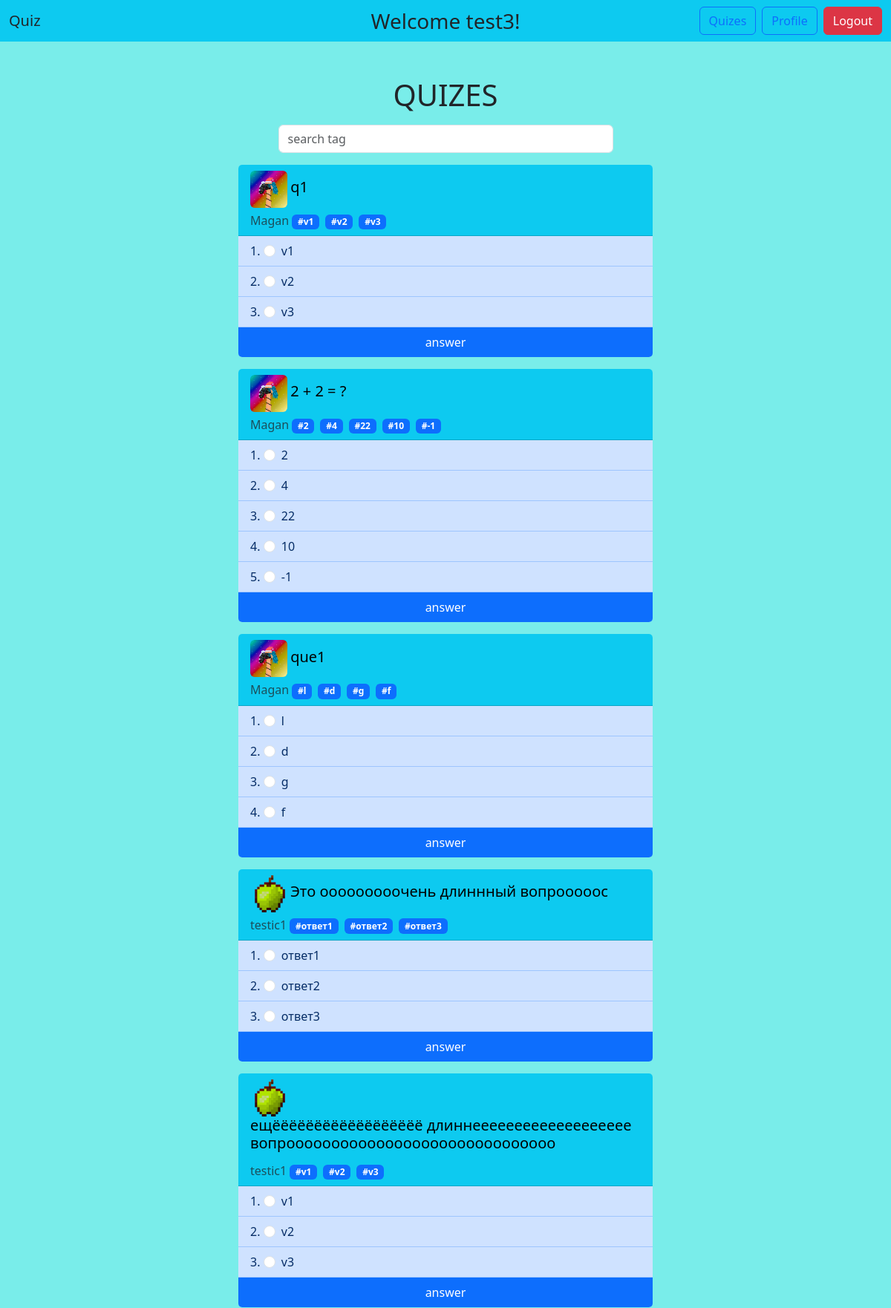
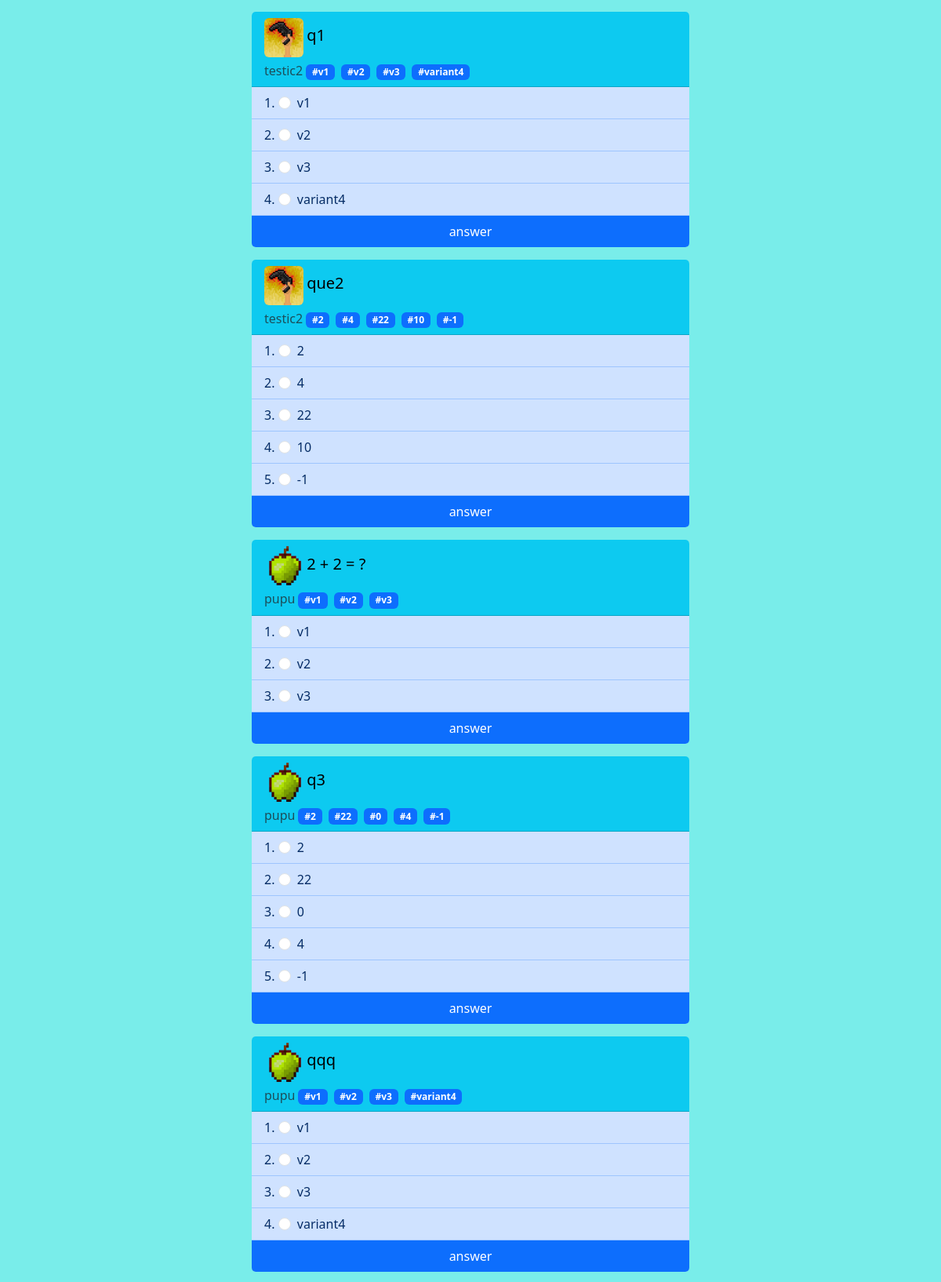
The app's page /quizes (signed in, upper part) with its own data (2 pictures, top to bottom).
### account/models.py (models this page shows, shortened)
class MyUser(AbstractUser):
    avatar = models.ImageField(upload_to='')

class Quiz(models.Model):
    user = models.ForeignKey(MyUser, on_delete=models.CASCADE)
    question = models.CharField(max_length=100)
    right_answer = models.IntegerField(default=0)
    answers = models.JSONField(default=dict())
    correct_answers = models.IntegerField(default=0, blank=True)
    tags = models.JSONField(default=list())

### account/views.py (the view)
# urls.py: path('quizes', views.quizes, name="quizes"),
@login_required
def quizes(request):
    quizs = Quiz.objects.all()
    if request.method == "GET":
        test = list()
        tags = list()
        for q in quizs:
            for a in q.answers:
                if request.user.username in q.answers[a]:
                    break
            else:
                test.append(q)
            for i, tag in enumerate(q.tags):
                if tag not in tags:
                    tags.append(tag)
        serquizs = serializers.serialize('json', test)
        return render(request, "account/quizes.html", {"quizs": test, "tags": tags, "serquizs": serquizs})
    elif request.method == "POST":
        pass

### account/templates/account/quizes.html (shortened to what this page needs)
{% extends 'account/base.html' %}
{% block content %}
<div class="container" id="result">
  <h1 class="text-center">QUIZES</h1>
  <div class="row justify-content-center">
    <div class="col-5">
      <input type="text" class="form-control mt-2" placeholder="search tag" id="inputTag">
    </div>
  </div>
{% for quiz in quizs %}
<form method="post" id="myForm_{{ quiz.id }}" onsubmit="return checkFieldChanges(event, {{ quiz.id }})">
  <div class="card position-relative start-50 translate-middle-x w-50 border-0 mt-3 mb-3" style="width: 18rem;">
    <div class="card-header text-bg-info">
      <img src="{{ quiz.user.avatar.url }}" class="rounded" width=50 height=50>
      <label class="card-title h5">{{ quiz.question|slice:80 }}</label>
      <h6 class="card-subtitle mt-2 text-body-secondary">{{ quiz.user.username }}{% for tag in quiz.tags %}<span class="badge bg-primary me-1 ms-1">#{{ tag }}</span>{% endfor %}</h6>
    </div>
    <ol class="list-group list-group-flush">
      {% for var in quiz.answers %}
      <li class="list-group-item list-group-item-primary list-group-item-action">
        {{ forloop.counter }}.
        <input type="radio" class="form-check-input me-1" name="answer" id="{{ quiz.id }} {{ forloop.counter }}" value="{{ var }}">
        <label class="form-check-label stretched-link" for="{{ quiz.id }} {{ forloop.counter }}">{{ var }}</label>
      </li>
      {% endfor %}
      <button type="submit" class="list-group-item list-group-item-action text-bg-primary text-center" name="button"">answer</button>
      </ol>
    </div>
</form>
{% endfor %}
</div>
{% endblock %}

### account/templates/account/base.html (shortened to what this page needs)
<!doctype html>
<html lang="en" data-bs-theme="light">
  <head>
    <link href="https://cdn.jsdelivr.net/npm/bootstrap@5.3.0/dist/css/bootstrap.min.css" rel="stylesheet">
  </head>
  <body>
    <nav class="navbar navbar-expand-lg bg-info">
      <div class="container-fluid">
        <a class="navbar-brand text-dark" href="{% url 'home' %}">Quiz</a>
        {% if user.is_authenticated %}
        <div class="collapse navbar-collapse" id="navbarSupportedContent">
          <div class="position-absolute top-50 start-50 translate-middle">
            <p class="fs-3 text-dark mb-0">Welcome {{ user.username }}!</p>
          </div>
          <ul class="navbar-nav ms-auto mb-2 mb-lg-0">
            <a type="button" class="btn btn-outline-primary me-2" name="button" href="{% url 'quizes' %}">Quizes</a>
            <a type="button" class="btn btn-outline-primary me-2" name="button" href="{% url 'userprofile:profile' %}">Profile</a>
          </ul>
          <form class="d-felx" action="{% url 'logoutuser' %}" method="post">
            <button class="btn btn-danger" type="submit" name="button">Logout</button>
          </form>
        </div>
        {% endif %}
      </div>
    </nav>
    <br>
    <br>
    {% block content %}{% endblock %}
  </body>
</html>

### account/templates/account/base.html (style rules this page uses)
body { background-color: #79edea; }

### records on screen
MyUser: username "test3"
Quiz: user.avatar (picture), question "q1", user.username "Magan", tags "v1" "v2" "v3", answers "v1" "v2" "v3"
Quiz: user.avatar (picture), question "2 + 2 = ?", user.username "Magan", tags "2" "4" "22" "10" "-1", answers "2" "4" "22" "10" "-1"
Quiz: user.avatar (picture), question "que1", user.username "Magan", tags "l" "d" "g" "f", answers "l" "d" "g" "f"
Quiz: user.avatar (picture), question "Это ооооооооочень длиннный вопрооооос", user.username "testic1", tags "ответ1" "ответ2" "ответ3", answers "ответ1" "ответ2" "ответ3"
Quiz: user.avatar (picture), question "ещёёёёёёёёёёёёёёёёёё длиннеееееееееееееееееее вопроооооооооооооооооооооооооооооо", user.username "testic1", tags "v1" "v2" "v3", answers "v1" "v2" "v3"
Quiz: user.avatar (picture), question "q1", user.username "testic2", tags "v1" "v2" "v3" "variant4", answers "v1" "v2" "v3" "variant4"
Quiz: user.avatar (picture), question "que2", user.username "testic2", tags "2" "4" "22" "10" "-1", answers "2" "4" "22" "10" "-1"
Quiz: user.avatar (picture), question "2 + 2 = ?", user.username "pupu", tags "v1" "v2" "v3", answers "v1" "v2" "v3"
Quiz: user.avatar (picture), question "q3", user.username "pupu", tags "2" "22" "0" "4" "-1", answers "2" "22" "0" "4" "-1"
Quiz: user.avatar (picture), question "qqq", user.username "pupu", tags "v1" "v2" "v3" "variant4", answers "v1" "v2" "v3" "variant4"
